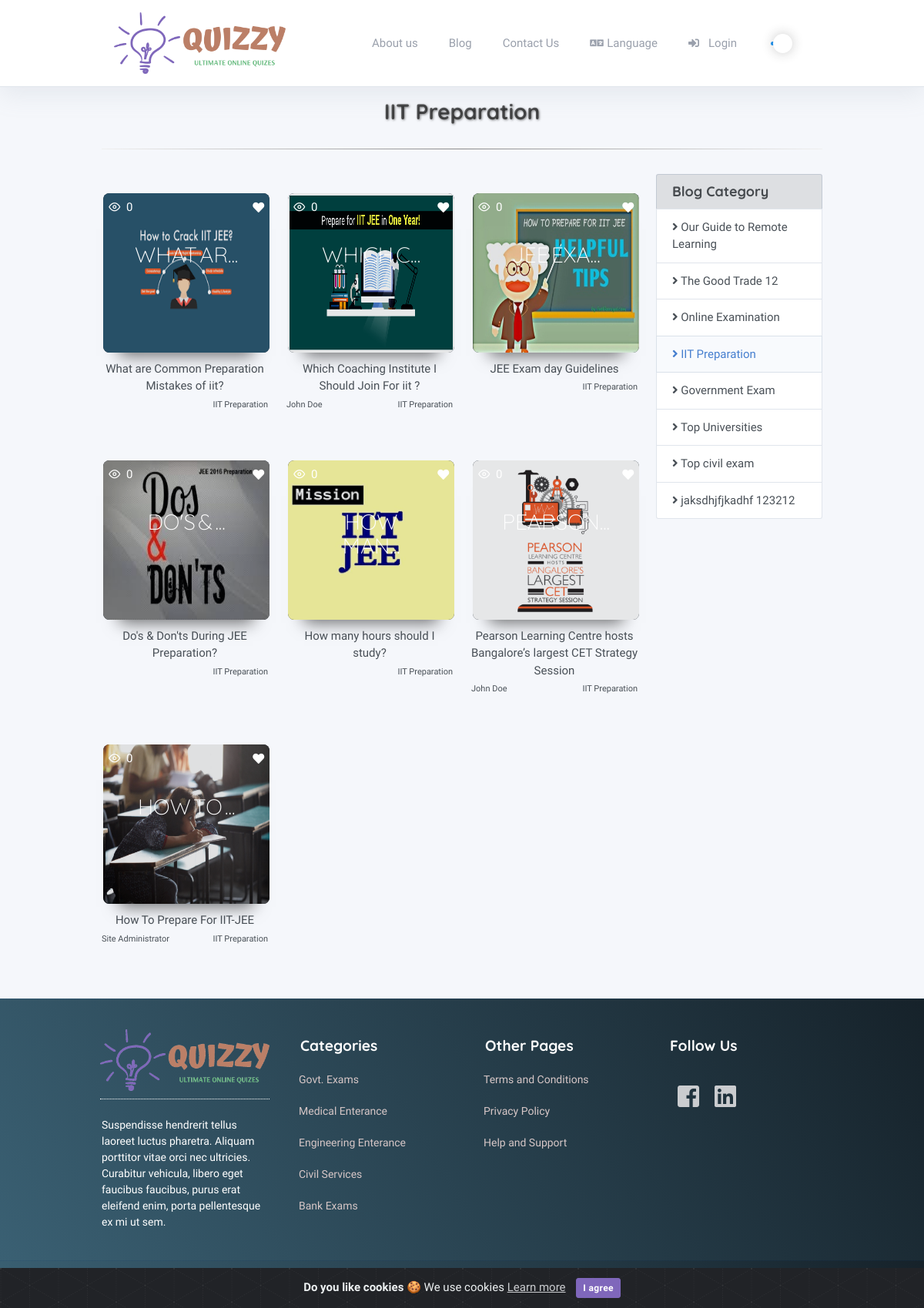
The page /blog/list/iit-preparation on the database its author committed.
### tables this page shows
CREATE TABLE `settings` (
  `id` int(10) unsigned NOT NULL AUTO_INCREMENT,
  `name` varchar(128) NOT NULL,
  `input_type` enum('input','password','textarea','radio','dropdown','timezones','file') NOT NULL DEFAULT 'input',
  `options` text COMMENT 'Use for radio and dropdown: key|value on each line',
  `is_numeric` enum('0','1') NOT NULL DEFAULT '0' COMMENT 'forces numeric keypad on mobile devices',
  `show_editor` enum('0','1') NOT NULL DEFAULT '0',
  `input_size` enum('large','medium','small') DEFAULT NULL,
  `translate` enum('0','1') NOT NULL DEFAULT '0',
  `help_text` varchar(256) DEFAULT NULL,
  `validation` varchar(128) NOT NULL,
  `sort_order` tinyint(3) unsigned NOT NULL,
  `label` varchar(128) NOT NULL,
  `value` text COMMENT 'If translate is 1, just start with your default language',
  `last_update` datetime DEFAULT NULL,
  `updated_by` int(11) unsigned DEFAULT NULL,
  PRIMARY KEY (`id`),
  UNIQUE KEY `name` (`name`),
  KEY `updated_by` (`updated_by`)
);

CREATE TABLE `pages` (
  `id` int(11) NOT NULL AUTO_INCREMENT,
  `title` varchar(255) NOT NULL DEFAULT '',
  `slug` varchar(255) NOT NULL DEFAULT '',
  `content` longtext,
  `on_menu` tinyint(4) DEFAULT NULL,
  `featured_image` varchar(255) DEFAULT NULL,
  `meta_title` varchar(255) DEFAULT NULL,
  `meta_description` text,
  `meta_keywords` text,
  `added` timestamp NULL DEFAULT NULL,
  `updated` timestamp NULL DEFAULT NULL,
  PRIMARY KEY (`id`)
);

CREATE TABLE `blog_category` (
  `id` int(11) unsigned NOT NULL AUTO_INCREMENT,
  `title` varchar(255) NOT NULL,
  `slug` varchar(255) NOT NULL,
  `parent_category` varchar(255) NOT NULL,
  `description` text NOT NULL,
  `image` varchar(255) NOT NULL,
  `display_on_home` tinyint(4) NOT NULL DEFAULT '0' COMMENT '0=not display,1= display ',
  `category_is_delete` tinyint(4) NOT NULL DEFAULT '0' COMMENT '0=notdelete,1=softdelete',
  `added` timestamp NOT NULL DEFAULT CURRENT_TIMESTAMP,
  `updated` timestamp NOT NULL DEFAULT CURRENT_TIMESTAMP ON UPDATE CURRENT_TIMESTAMP,
  PRIMARY KEY (`id`)
);

CREATE TABLE `blog_post` (
  `id` int(11) unsigned NOT NULL AUTO_INCREMENT,
  `blog_category_id` int(10) unsigned NOT NULL,
  `post_title` varchar(250) NOT NULL,
  `post_slug` varchar(250) NOT NULL,
  `post_description` text NOT NULL,
  `post_image` varchar(250) NOT NULL,
  `post_status` tinyint(4) NOT NULL DEFAULT '1' COMMENT '0=unpublished,1=published',
  `post_author_id` int(11) unsigned NOT NULL,
  `published` timestamp NULL DEFAULT NULL,
  `meta_title` int(255) DEFAULT NULL,
  `meta_description` text,
  `meta_keywords` text,
  `added` timestamp NOT NULL DEFAULT CURRENT_TIMESTAMP,
  `updated` timestamp NOT NULL DEFAULT CURRENT_TIMESTAMP ON UPDATE CURRENT_TIMESTAMP,
  PRIMARY KEY (`id`)
);

CREATE TABLE `footer_sections` (
  `id` int(11) NOT NULL AUTO_INCREMENT,
  `section_number` enum('1','2','3','4') DEFAULT NULL,
  `type` enum('image','editor','link','text') DEFAULT NULL,
  `title` varchar(255) DEFAULT NULL,
  `value` longtext,
  `position` int(11) DEFAULT NULL,
  `updated` timestamp NULL DEFAULT NULL,
  PRIMARY KEY (`id`)
);

### assets/themes/quizzy/template.php (the view, shortened to what the rows shown need)
<!DOCTYPE html>
<?php
$is_rtl = '';
if ($this->session->is_rtl)
{
  ?>
  <html lang="en" dir="rtl">
  <?php
  $is_rtl = 'rtl_language';
  $rtl_dir = 'rtl';
  $margin_auto = 'ml-auto';
   $order_two = 'order-2';
}
else
{
  ?>
  <html lang="en">
  <?php
}
?>
<head>
  <?php if (isset($css_files) && is_array($css_files)) : ?>
  <?php foreach ($css_files as $css) : ?>
    <?php if ( ! is_null($css)) : ?>
      <?php $separator = (strstr($css, '?')) ? '&' : '?'; ?>
      <link rel="stylesheet" href="<?php echo xss_clean($css); ?><?php echo xss_clean($separator); ?>v=<?php echo xss_clean($this->settings->site_version); ?>"><?php echo "\n"; ?>
    <?php endif; ?>
  <?php endforeach; ?>
<?php endif; ?>
</head>
<body class="h-100 <?php echo xss_clean($is_rtl); ?>">
  <div class="page">
    <div class="page-main">
      <div class="header py-3 navigation-wrap start-header start-style">
        <div class="container">
          <div class="navbar navbar-expand-lg py-1">
            <a class="header-brand" href="<?php echo base_url()?>">
              <img class="header-brand-img" src="<?php echo base_url('/assets/images/logo/'); ?><?php echo get_admin_setting('site_logo'); ?>">
            </a>
            <div class="collapse navbar-collapse text-right" id="headerMenuCollapse">
              <ul class="navbar-nav nav nav-tabs navbar-right  border-0">
                <?php
                $menu_category_array =  get_header_menu_item_helper();
                if($menu_category_array)
                {
                  foreach ($menu_category_array as $menu_array)
                  {
                    ?>
                    <li class="nav-item">
                      <a href="<?php echo base_url('pages/').$menu_array->slug; ?>" class='nav-link <?php echo (uri_string() == "pages/$menu_array->slug") ? "active" : ""; ?>'>
                        <?php echo ucfirst($menu_array->title); ?></a>
                      </li>
                      <?php
                    }
                  }
                  ?>
                  </ul>
                </div>
              </div>
            </div>
          </div>
          <div class="my-3 my-md-5 header_margin_padding">
            <?php echo ($content) ?>
          </div>
          <div class="footer mt-5">
            <div class="container">
              <div class="row">
                <?php
                $footer_sec_1 =  get_footer_section_helper(1);
                $footer_sec_2 =  get_footer_section_helper(2);
                $footer_sec_3 =  get_footer_section_helper(3);
                $footer_sec_4 =  get_footer_section_helper(4);
                ?>
                <div class="col-lg-3 Footer_section_1">
                  <div class="row">
                    <?php
                    if($footer_sec_1)
                    {
                      foreach ($footer_sec_1 as  $first_section_array)
                      {
                        if($first_section_array->type =='text')
                        {
                          ?>
                          <div class="col-12">
                            <p class="footer_text_1"><?php echo xss_clean($first_section_array->value); ?> </p>
                          </div>
                          <?php
                        }
                        elseif($first_section_array->type =='link')
                        {
                          ?>
                          <div class="col-12 colum_link_section_1">
                            <a class="link_section_1" href="<?php echo xss_clean($first_section_array->value); ?>"> <?php echo xss_clean($first_section_array->title); ?></a>
                          </div>
                          <?php
                        }
                        elseif($first_section_array->type =='image')
                        {
                          ?>
                          <div class="col-12 column_1">
                            <div class="img_content">
                              <?php $img = $first_section_array->value ? $first_section_array->value : 'default.png'; ?>
                              <img src="<?php echo base_url('/assets/images/footer/section/').$img; ?>" class="field_img">
                            </div>
                          </div>
                          <?php
                        }
                      }
                    }
                    ?>
                  </div>
                </div>
                <div class="col-lg-3 Footer_section_2">
                  <div class="row">
                    <?php
                    if($footer_sec_2)
                    {
                      foreach ($footer_sec_2 as  $second_section_array)
                      {
                        if($second_section_array->type =='text')
                        {
                          ?>
                          <div class="col-12">
                            <h4 class="text_heading"><?php echo xss_clean($second_section_array->title); ?> </h4>
                          </div>
                          <?php
                        }
                        elseif($second_section_array->type =='link')
                        {
                          ?>
                          <div class="col-12 colum_link_section_2">
                            <a class="link_section_2" href="<?php echo xss_clean($second_section_array->value); ?>"> <?php echo xss_clean($second_section_array->title); ?></a>
                          </div>
                          <?php
                        }
                      }
                    }
                    ?>
                  </div>
                </div>
                <div class="col-lg-3 Footer_section_3">
                  <div class="row">
                    <?php
                    if($footer_sec_3)
                    {
                      foreach ($footer_sec_3 as  $third_section_array)
                      {
                        if($third_section_array->type =='text')
                        {
                          ?>
                          <div class="col-12">
                            <h4 class="text_heading"><?php echo xss_clean($third_section_array->title); ?> </h4>
                          </div>
                          <?php
                        }
                        elseif($third_section_array->type =='link')
                        {
                          ?>
                          <div class="col-12 colum_link_section_3">
                            <a class="link_section_3" href="<?php echo xss_clean($third_section_array->value); ?>"> <?php echo xss_clean($third_section_array->title); ?></a>
                          </div>
                          <?php
                        }
                      }
                    }
                    ?>
                  </div>
                </div>
                <div class="col-lg-3 Footer_section_4">
                  <div class="row">
                    <?php
                    if($footer_sec_4)
                    {
                      foreach ($footer_sec_4 as  $fourth_section_array)
                      {
                        if($fourth_section_array->type =='text')
                        {
                          ?>
                          <div class="col-12">
                            <h4 class="text_heading"><?php echo xss_clean($fourth_section_array->title); ?> </h4>
                          </div>
                          <?php
                        }
                        elseif($fourth_section_array->type =='link')
                        {
                          ?>
                          <div class="col-12">
                            <a href="<?php echo xss_clean($fourth_section_array->value); ?>"> <?php echo xss_clean($fourth_section_array->title); ?></a>
                          </div>
                          <?php
                        }
                        elseif($fourth_section_array->type =='editor')
                        {
                          ?>
                          <div class="col-12">
                            <?php echo xss_clean($fourth_section_array->value); ?>
                          </div>
                          <?php
                        }
                      }
                    }
                    ?>
                  </div>
                </div>
              </div>
            </div>
          </div>
        </div>
      </div>
</body>
</html>

### application/views/blog_list.php (shortened to what the rows shown need)
<div class="container">
	<div class="row">
	    <div class="col-12 text-center"> <h2 class="heading"><?php echo ucwords($title); ?></h2> <hr></div>
	    <div class="col-md-9 col-xl-9 col-sm-6">
	    	<div class="row">
	    		<?php
                   $data['blog_list_data'] = $blog_post_data;
                   $this->load->view('common_blog_list',$data);
                ?>
	    	</div>
	    </div>
	    <div class="col-md-3 col-xl-3 col-sm-12">
	    	<div class="list-group">
	    		<?php $active = $category_slug == 'all' OR $category_slug =='ALL' ? ' active' : '' ?>
	    		<a href="<?php echo base_url('blog/list/all');?>" class="list-group-item list-group-item-action list-group-item-secondary <?php echo $active; ?>">
			       	<h4 class="m-0"> <?php echo lang("admin_blog_category_list");?></h4>
			    </a>
		    	<?php
		    	if($blog_category)
	    		{
	    			foreach($blog_category as $blog_category_key => $blog_category_value)
	    			{
	    				$active = $category_slug == $blog_category_value->slug ? ' active' : '' ?>
	    				<a href="<?php echo base_url('blog/list/'.$blog_category_value->slug);?>" class="list-group-item list-group-item-action <?php echo $active; ?>">
			       			<i class="fas fa-angle-right"></i> <?php echo $blog_category_value->title;?>
			    		</a> <?php
	    			}
	    		} ?>
	    	</div>
	    </div>
	</div>
</div>

### application/views/common_blog_list.php (shortened to what the rows shown need)
<?php if($blog_list_data) {
   foreach($blog_list_data as $like_post_key => $like_post_value)
   {
?>
	<div class="col-md-4 col-xl-4 col-sm-6 blog-page">
      <div class="grid">
         <figure class="effect-ming">
            <div class="quiz_icons">
               <a href="/javascript:void(0)" class="icon float-left text-white-im post-view"><i class="fe fe-eye mr-1"></i>
                 <span class="value"><?php echo xss_clean($like_post_value->view_total_post);?></span>
                </a>
                <a href="javascript:void(0)" class="icon inline-block ml-3 float-right like-quiz text-white-im post-like">
                     <?php $like_or_not = (isset($like_post_value->is_like) && !empty($like_post_value->is_like) ? 'text-success' : 'text-white-im');?>
                     <i class="fav_icon fas fa-heart <?php echo xss_clean($like_or_not);?> "></i>
                 </a>
            </div>
            <?php
               $blog_post_image = (isset($like_post_value->post_image) && !empty($like_post_value->post_image) ? base_url('assets/images/blog_image/post_image/'.$like_post_value->post_image) : base_url('assets/images/blog_image/default.jpg'));
            ?>
            <img src="<?php echo xss_clean($blog_post_image);?>" alt="img09"/>
            <figcaption>
               <?php
                  $title = strlen($like_post_value->post_title) > 10 ? substr($like_post_value->post_title,0,7)."..." : $like_post_value->post_title;
               ?>
              <h2><?php echo xss_clean($title);  ?></h2>
            </figcaption>
         </figure>
         <div class="text-center"><?php echo xss_clean($like_post_value->post_title);?></div>
          <div class="float-left blog-author">
            <a href="javascript:void(0)"><?php echo xss_clean($like_post_value->first_name ." ". $like_post_value->last_name);?></a>
          </div>
          <div class="float-right blog-author">
            <a href="javascript:void(0)"><?php echo xss_clean($like_post_value->title);?></a>
          </div>
      </div>
   </div>
<?php } }
	else {
?>
	<div class="col-12 text-center text-danger"> <?php echo lang('no_data_found'); ?></div>
<?php } ?>

### rows shown on the page
settings: value (picture)
pages: title "About us"
blog_category: title "IIT Preparation"
blog_post: view_total_post "0", post_image (picture), post_title "WHAT AR...", post_title "What are Common Preparation Mistakes of iit?", title "IIT Preparation"
blog_post: view_total_post "0", post_image (picture), post_title "WHICH C...", post_title "Which Coaching Institute I Should Join For iit ?", last_name "John Doe", title "IIT Preparation"
blog_post: view_total_post "0", post_image (picture), post_title "JEE EXA...", post_title "JEE Exam day Guidelines", title "IIT Preparation"
blog_post: view_total_post "0", post_image (picture), post_title "DO'S & ...", post_title "Do's & Don'ts During JEE Preparation?", title "IIT Preparation"
blog_post: view_total_post "0", post_image (picture), post_title "HOW MAN...", post_title "How many hours should I study?", title "IIT Preparation"
blog_post: view_total_post "0", post_image (picture), post_title "PEARSON...", post_title "Pearson Learning Centre hosts Bangalore’s largest CET Strategy Session", last_name "John Doe", title "IIT Preparation"
blog_post: view_total_post "0", post_image (picture), post_title "HOW TO ...", post_title "How To Prepare For IIT-JEE", last_name "Site Administrator", title "IIT Preparation"
blog_category: title "Our Guide to Remote Learning"
blog_category: title "The Good Trade 12"
blog_category: title "Online Examination"
blog_category: title "Government Exam"
blog_category: title "Top Universities"
blog_category: title "Top civil exam"
blog_category: title "jaksdhjfjkadhf 123212"
footer_sections: value (picture)
footer_sections: value "Suspendisse hendrerit tellus laoreet luctus pharetra. Aliquam porttitor vitae orci nec ultricies. Curabitur vehicula, libero eget faucibus faucibus, purus erat eleifend enim, porta pellentesque ex mi ut sem."
footer_sections: title "Categories"
footer_sections: title "Govt. Exams"
footer_sections: title "Medical Enterance"
footer_sections: title "Engineering Enterance"
footer_sections: title "Civil Services"
footer_sections: title "Bank Exams"
footer_sections: title "Other Pages"
footer_sections: title "Terms and Conditions"
footer_sections: title "Privacy Policy"
footer_sections: title "Help and Support"
footer_sections: title "Follow Us"

### other values the page prints
lang('admin_blog') "Blog"
lang('contact_title') "Contact Us"
lang('front_language') "Language"
lang('login') "Login"
lang("admin_blog_category_list") "Blog Category"
